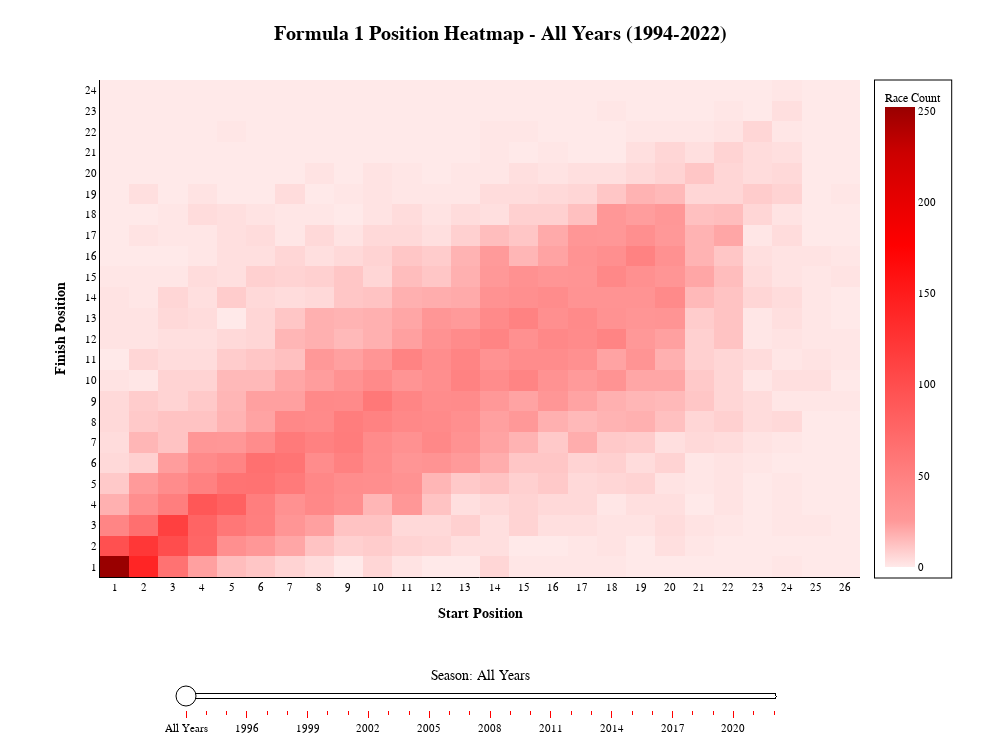

Here is the notebook cell this chart was saved with:
### Markdown cell above
# Het verschil tussen startpositie en strategie

### Code cell
import pandas as pd
import numpy as np
import plotly.graph_objects as go
from plotly.subplots import make_subplots
import plotly.offline as pyo
import plotly.io as pio
pio.renderers.default = "browser"

# Ensure offline mode for HTML export
pyo.init_notebook_mode(connected=True)

# Load and prepare data
df = pd.read_csv('merged_f1_data_1994_2022.csv')

# Convert positions to numeric
df['Pos_numeric'] = pd.to_numeric(df['Pos'], errors='coerce')
df['FinPos_numeric'] = pd.to_numeric(df['FinPos'], errors='coerce')

if 'Year' not in df.columns:
    df['Year'] = np.random.choice(range(1994, 2023), len(df))

# Clean data
valid_data = df[
    (df['Pos_numeric'].notna()) & 
    (df['FinPos_numeric'].notna()) & 
    (df['Pos_numeric'] > 0) & 
    (df['FinPos_numeric'] > 0)
].copy()

def create_heatmap_data(data, max_start_pos=None, max_finish_pos=None):
    """Create heatmap matrix from filtered data with consistent dimensions"""
    if len(data) == 0:
        # Use provided dimensions or default
        max_start = max_start_pos if max_start_pos else 20
        max_finish = max_finish_pos if max_finish_pos else 20
        return np.zeros((max_finish, max_start)), max_start, max_finish
    
    # Use provided dimensions or calculate from data
    if max_start_pos and max_finish_pos:
        max_start = max_start_pos
        max_finish = max_finish_pos
    else:
        max_start = min(int(data['Pos_numeric'].max()), 26)
        max_finish = min(int(data['FinPos_numeric'].max()), 26)
    
    heatmap_data = np.zeros((max_finish, max_start))
    
    for _, row in data.iterrows():
        start_pos = int(row['Pos_numeric']) - 1
        finish_pos = int(row['FinPos_numeric']) - 1
        if start_pos < max_start and finish_pos < max_finish:
            heatmap_data[finish_pos, start_pos] += 1
    
    return heatmap_data, max_start, max_finish

def create_f1_heatmap_with_slider():
    """Create F1 heatmap with year slider at the bottom"""
    
    # F1 Red color scheme - light red for low values, dark red for high values
    f1_red_colorscale = [
        [0.0, "#FFE9E9"],      # Very light red for least occurrences
        [0.1, '#FF9999'],      # Light red
        [0.2, '#FF8080'],      # Medium light red
        [0.3, '#FF6666'],      # Medium red
        [0.4, '#FF4D4D'],      # Red
        [0.5, '#FF3333'],      # Medium red
        [0.6, '#FF1A1A'],      # Red
        [0.7, '#FF0000'],      # Pure red (F1 red)
        [0.8, '#E60000'],      # Dark red
        [0.9, '#CC0000'],      # Very dark red
        [1.0, '#990000']       # Darkest red for most occurrences
    ]
    
    # Get individual years and add "All Years" option
    years = sorted(valid_data['Year'].unique())
    all_years_option = 0  # We'll use 0 to represent "All Years"
    
    # FIXED: Determine consistent grid size across ALL data to prevent size changes
    max_start_pos_global = min(int(valid_data['Pos_numeric'].max()), 26)
    max_finish_pos_global = min(int(valid_data['FinPos_numeric'].max()), 26)
    
    # Create frames for slider animation
    frames = []
    
    # Create "All Years" frame with consistent dimensions
    all_years_data = valid_data
    heatmap_data, _, _ = create_heatmap_data(all_years_data, max_start_pos_global, max_finish_pos_global)
    
    frames.append(go.Frame(
        data=[go.Heatmap(
            z=heatmap_data,
            x=list(range(1, max_start_pos_global + 1)),
            y=list(range(1, max_finish_pos_global + 1)),
            colorscale=f1_red_colorscale,
            showscale=True,
            colorbar=dict(
                title="Race Count",
                title_font=dict(color='black', size=12),
                tickfont=dict(color='black'),
                x=1.02,
                bgcolor='rgba(255,255,255,0.8)',
                bordercolor='black',
                borderwidth=1
            ),
            hovertemplate=
            '<b>All Years (1994-2022)</b><br>' +
            '<b>Start Position:</b> P%{x}<br>' +
            '<b>Finish Position:</b> P%{y}<br>' +
            '<b>Race Count:</b> %{z}<br>' +
            '<extra></extra>'
        )],
        name=str(all_years_option),
        layout=go.Layout(
            title={
                'text': '<b>Formula 1 Position Heatmap - All Years (1994-2022)</b>',
                'x': 0.5,
                'xanchor': 'center',
                'font': {'size': 20, 'color': 'black', 'family': 'Arial Black, sans-serif'}
            }
        )
    ))
    
    # Create frames for each year with consistent dimensions
    for year in years:
        year_data = valid_data[valid_data['Year'] == year]
        
        # Use consistent dimensions for all years
        heatmap_data, _, _ = create_heatmap_data(year_data, max_start_pos_global, max_finish_pos_global)
        
        frames.append(go.Frame(
            data=[go.Heatmap(
                z=heatmap_data,
                x=list(range(1, max_start_pos_global + 1)),
                y=list(range(1, max_finish_pos_global + 1)),
                colorscale=f1_red_colorscale,
                showscale=True,
                colorbar=dict(
                    title="Race Count",
                    title_font=dict(color='black', size=12),
                    tickfont=dict(color='black'),
                    x=1.02,
                    bgcolor='rgba(255,255,255,0.8)',
                    bordercolor='black',
                    borderwidth=1
                ),
                hovertemplate=
                f'<b>{year} Season</b><br>' +
                '<b>Start Position:</b> P%{x}<br>' +
                '<b>Finish Position:</b> P%{y}<br>' +
                '<b>Race Count:</b> %{z}<br>' +
                '<extra></extra>'
            )],
            name=str(year),
            layout=go.Layout(
                title={
                    'text': f'<b>Formula 1 Position Heatmap - {year} Season</b>',
                    'x': 0.5,
                    'xanchor': 'center',
                    'font': {'size': 20, 'color': 'black', 'family': 'Arial Black, sans-serif'}
                }
            )
        ))
    
    # Create initial trace (All Years) with consistent dimensions
    initial_data = valid_data
    heatmap_data, _, _ = create_heatmap_data(initial_data, max_start_pos_global, max_finish_pos_global)
    
    fig = go.Figure(
        data=[go.Heatmap(
            z=heatmap_data,
            x=list(range(1, max_start_pos_global + 1)),
            y=list(range(1, max_finish_pos_global + 1)),
            colorscale=f1_red_colorscale,
            showscale=True,
            colorbar=dict(
                title="Race Count",
                title_font=dict(color='black', size=12),
                tickfont=dict(color='black'),
                x=1.02,
                bgcolor='rgba(255,255,255,0.8)',
                bordercolor='black',
                borderwidth=1
            )
        )],
        frames=frames
    )
    
    # Create slider steps
    slider_steps = []
    
    # Add "All Years" step
    slider_steps.append({
        "args": [
            [str(all_years_option)],
            {"frame": {"duration": 300, "redraw": True},
             "mode": "immediate",
             "transition": {"duration": 300}}
        ],
        "label": "All Years",
        "method": "animate"
    })
    
    # Add steps for each year
    for year in years:
        slider_steps.append({
            "args": [
                [str(year)],
                {"frame": {"duration": 300, "redraw": True},
                 "mode": "immediate",
                 "transition": {"duration": 300}}
            ],
            "label": str(year),
            "method": "animate"
        })
    
    # Update layout with slider
    fig.update_layout(
        # Title
        title={
            'text': '<b>Formula 1 Position Heatmap - All Years (1994-2022)</b>',
            'x': 0.5,
            'xanchor': 'center',
            'font': {'size': 20, 'color': 'black', 'family': 'Arial Black, sans-serif'}
        },
        
        # Add slider
        sliders=[{
            "active": 0,
            "currentvalue": {
                "prefix": "Season: ",
                "visible": True,
                "xanchor": "center",
                "font": {"size": 14, "color": "black", "family": "Arial Black, sans-serif"}
            },
            "pad": {"b": 10, "t": 10},
            "len": 0.8,
            "x": 0.1,
            "xanchor": "left",
            "y": -0.15,
            "yanchor": "top",
            "steps": slider_steps,
            "tickcolor": "#FF0000",
            "bordercolor": "black",
            "borderwidth": 1,
            "bgcolor": "#FFFFFF"
        }],
        
        # Axes styling
        xaxis=dict(
            title='<b>Start Position</b>',
            title_font=dict(size=14, color='black', family='Arial Black, sans-serif'),
            tickmode='linear',
            tick0=1,
            dtick=1,
            showgrid=True,
            gridcolor='lightgray',
            gridwidth=1,
            tickfont=dict(color='black', size=11),
            linecolor='black',
            linewidth=1,
            zeroline=False
        ),
        yaxis=dict(
            title='<b>Finish Position</b>',
            title_font=dict(size=14, color='black', family='Arial Black, sans-serif'),
            tickmode='linear',
            tick0=1,
            dtick=1,
            showgrid=True,
            gridcolor='lightgray',
            gridwidth=1,
            tickfont=dict(color='black', size=11),
            linecolor='black',
            linewidth=1,
            zeroline=False
        ),
        
        # Layout settings
        width=1000,
        height=750,  # Slightly taller to accommodate slider
        font=dict(size=11, family="Arial, sans-serif", color="black"),
        plot_bgcolor='#FAFAFA',
        paper_bgcolor='#FFFFFF',
        margin=dict(t=80, l=100, r=140, b=120),  # More bottom margin for slider
        hovermode='closest'
    )
    
    return fig

# Create the visualization with slider
fig = create_f1_heatmap_with_slider()

# F1-themed config for HTML export
config = {
    'displayModeBar': True,
    'displaylogo': False,
    'modeBarButtonsToRemove': ['pan2d', 'lasso2d', 'select2d'],
    'toImageButtonOptions': {
        'format': 'png',
        'filename': 'f1_grid_analysis',
        'height': 750,
        'width': 1000,
        'scale': 2
    },
    'responsive': True,
    'scrollZoom': True
}

# Show the plot
fig.show(config=config)

### Figure 1 — Plotly figure (JSON) as saved in the notebook; plotly's stock layout.template omitted (floating-point values rounded to 4 significant figures; data arrays with more than 128 entries replaced by an {"elided": "..."} marker saying what was removed)
{"data": [{"colorbar": {"bgcolor": "rgba(255,255,255,0.8)", "bordercolor": "black", "borderwidth": 1, "tickfont": {"color": "black"}, "title": {"font": {"color": "black", "size": 12}, "text": "Race Count"}, "x": 1.02}, "colorscale": [[0, "#FFE9E9"], [0.1, "#FF9999"], [0.2, "#FF8080"], [0.3, "#FF6666"], [0.4, "#FF4D4D"], [0.5, "#FF3333"], [0.6, "#FF1A1A"], [0.7, "#FF0000"], [0.8, "#E60000"], [0.9, "#CC0000"], [1, "#990000"]], "showscale": true, "type": "heatmap", "x": [1, 2, 3, 4, 5, 6, 7, 8, 9, 10, 11, 12, 13, 14, 15, 16, 17, 18, 19, 20, 21, 22, 23, 24, 25, 26], "y": [1, 2, 3, 4, 5, 6, 7, 8, 9, 10, 11, 12, 13, 14, 15, 16, 17, 18, 19, 20, 21, 22, 23, 24], "z": {"elided": "24x26 float values"}}], "layout": {"font": {"color": "black", "family": "Arial, sans-serif", "size": 11}, "height": 750, "hovermode": "closest", "margin": {"b": 120, "l": 100, "r": 140, "t": 80}, "paper_bgcolor": "#FFFFFF", "plot_bgcolor": "#FAFAFA", "sliders": [{"active": 0, "bgcolor": "#FFFFFF", "bordercolor": "black", "borderwidth": 1, "currentvalue": {"font": {"color": "black", "family": "Arial Black, sans-serif", "size": 14}, "prefix": "Season: ", "visible": true, "xanchor": "center"}, "len": 0.8, "pad": {"b": 10, "t": 10}, "steps": [{"args": [["0"], {"frame": {"duration": 300, "redraw": true}, "mode": "immediate", "transition": {"duration": 300}}], "label": "All Years", "method": "animate"}, {"args": [["1994"], {"frame": {"duration": 300, "redraw": true}, "mode": "immediate", "transition": {"duration": 300}}], "label": "1994", "method": "animate"}, {"args": [["1995"], {"frame": {"duration": 300, "redraw": true}, "mode": "immediate", "transition": {"duration": 300}}], "label": "1995", "method": "animate"}, {"args": [["1996"], {"frame": {"duration": 300, "redraw": true}, "mode": "immediate", "transition": {"duration": 300}}], "label": "1996", "method": "animate"}, {"args": [["1997"], {"frame": {"duration": 300, "redraw": true}, "mode": "immediate", "transition": {"duration": 300}}], "label": "1997", "method": "animate"}, {"args": [["1998"], {"frame": {"duration": 300, "redraw": true}, "mode": "immediate", "transition": {"duration": 300}}], "label": "1998", "method": "animate"}, {"args": [["1999"], {"frame": {"duration": 300, "redraw": true}, "mode": "immediate", "transition": {"duration": 300}}], "label": "1999", "method": "animate"}, {"args": [["2000"], {"frame": {"duration": 300, "redraw": true}, "mode": "immediate", "transition": {"duration": 300}}], "label": "2000", "method": "animate"}, {"args": [["2001"], {"frame": {"duration": 300, "redraw": true}, "mode": "immediate", "transition": {"duration": 300}}], "label": "2001", "method": "animate"}, {"args": [["2002"], {"frame": {"duration": 300, "redraw": true}, "mode": "immediate", "transition": {"duration": 300}}], "label": "2002", "method": "animate"}, {"args": [["2003"], {"frame": {"duration": 300, "redraw": true}, "mode": "immediate", "transition": {"duration": 300}}], "label": "2003", "method": "animate"}, {"args": [["2004"], {"frame": {"duration": 300, "redraw": true}, "mode": "immediate", "transition": {"duration": 300}}], "label": "2004", "method": "animate"}, {"args": [["2005"], {"frame": {"duration": 300, "redraw": true}, "mode": "immediate", "transition": {"duration": 300}}], "label": "2005", "method": "animate"}, {"args": [["2006"], {"frame": {"duration": 300, "redraw": true}, "mode": "immediate", "transition": {"duration": 300}}], "label": "2006", "method": "animate"}, {"args": [["2007"], {"frame": {"duration": 300, "redraw": true}, "mode": "immediate", "transition": {"duration": 300}}], "label": "2007", "method": "animate"}, {"args": [["2008"], {"frame": {"duration": 300, "redraw": true}, "mode": "immediate", "transition": {"duration": 300}}], "label": "2008", "method": "animate"}, {"args": [["2009"], {"frame": {"duration": 300, "redraw": true}, "mode": "immediate", "transition": {"duration": 300}}], "label": "2009", "method": "animate"}, {"args": [["2010"], {"frame": {"duration": 300, "redraw": true}, "mode": "immediate", "transition": {"duration": 300}}], "label": "2010", "method": "animate"}, {"args": [["2011"], {"frame": {"duration": 300, "redraw": true}, "mode": "immediate", "transition": {"duration": 300}}], "label": "2011", "method": "animate"}, {"args": [["2012"], {"frame": {"duration": 300, "redraw": true}, "mode": "immediate", "transition": {"duration": 300}}], "label": "2012", "method": "animate"}, {"args": [["2013"], {"frame": {"duration": 300, "redraw": true}, "mode": "immediate", "transition": {"duration": 300}}], "label": "2013", "method": "animate"}, {"args": [["2014"], {"frame": {"duration": 300, "redraw": true}, "mode": "immediate", "transition": {"duration": 300}}], "label": "2014", "method": "animate"}, {"args": [["2015"], {"frame": {"duration": 300, "redraw": true}, "mode": "immediate", "transition": {"duration": 300}}], "label": "2015", "method": "animate"}, {"args": [["2016"], {"frame": {"duration": 300, "redraw": true}, "mode": "immediate", "transition": {"duration": 300}}], "label": "2016", "method": "animate"}, {"args": [["2017"], {"frame": {"duration": 300, "redraw": true}, "mode": "immediate", "transition": {"duration": 300}}], "label": "2017", "method": "animate"}, {"args": [["2018"], {"frame": {"duration": 300, "redraw": true}, "mode": "immediate", "transition": {"duration": 300}}], "label": "2018", "method": "animate"}, {"args": [["2019"], {"frame": {"duration": 300, "redraw": true}, "mode": "immediate", "transition": {"duration": 300}}], "label": "2019", "method": "animate"}, {"args": [["2020"], {"frame": {"duration": 300, "redraw": true}, "mode": "immediate", "transition": {"duration": 300}}], "label": "2020", "method": "animate"}, {"args": [["2021"], {"frame": {"duration": 300, "redraw": true}, "mode": "immediate", "transition": {"duration": 300}}], "label": "2021", "method": "animate"}, {"args": [["2022"], {"frame": {"duration": 300, "redraw": true}, "mode": "immediate", "transition": {"duration": 300}}], "label": "2022", "method": "animate"}], "tickcolor": "#FF0000", "x": 0.1, "xanchor": "left", "y": -0.15, "yanchor": "top"}], "title": {"font": {"color": "black", "family": "Arial Black, sans-serif", "size": 20}, "text": "<b>Formula 1 Position Heatmap - All Years (1994-2022)</b>", "x": 0.5, "xanchor": "center"}, "width": 1000, "xaxis": {"dtick": 1, "gridcolor": "lightgray", "gridwidth": 1, "linecolor": "black", "linewidth": 1, "showgrid": true, "tick0": 1, "tickfont": {"color": "black", "size": 11}, "tickmode": "linear", "title": {"font": {"color": "black", "family": "Arial Black, sans-serif", "size": 14}, "text": "<b>Start Position</b>"}, "zeroline": false}, "yaxis": {"dtick": 1, "gridcolor": "lightgray", "gridwidth": 1, "linecolor": "black", "linewidth": 1, "showgrid": true, "tick0": 1, "tickfont": {"color": "black", "size": 11}, "tickmode": "linear", "title": {"font": {"color": "black", "family": "Arial Black, sans-serif", "size": 14}, "text": "<b>Finish Position</b>"}, "zeroline": false}}}
